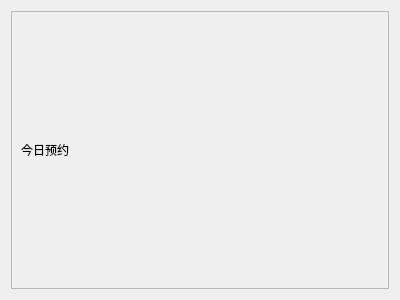
<?xml version="1.0" encoding="UTF-8"?>
<ui version="4.0">
 <class>DoctorPatientProfileWidget</class>
 <widget class="QWidget" name="DoctorPatientProfileWidget">
  <property name="geometry">
   <rect>
    <x>0</x>
    <y>0</y>
    <width>400</width>
    <height>300</height>
   </rect>
  </property>
  <property name="windowTitle">
   <string>Form</string>
  </property>
  <layout class="QVBoxLayout" name="verticalLayout">
   <item>
    <widget class="QScrollArea" name="scrollArea">
     <property name="widgetResizable">
      <bool>true</bool>
     </property>
     <widget class="QWidget" name="scrollAreaWidgetContents">
      <property name="geometry">
       <rect>
        <x>0</x>
        <y>0</y>
        <width>376</width>
        <height>276</height>
       </rect>
      </property>
      <layout class="QVBoxLayout" name="verticalLayout_2">
       <item>
        <widget class="QLabel" name="label">
         <property name="text">
          <string>今日预约</string>
         </property>
        </widget>
       </item>
       <item>
        <layout class="QGridLayout" name="PatientCards">
         <property name="sizeConstraint">
          <enum>QLayout::SetMinAndMaxSize</enum>
         </property>
         <property name="spacing">
          <number>6</number>
         </property>
        </layout>
       </item>
      </layout>
     </widget>
    </widget>
   </item>
  </layout>
 </widget>
 <resources/>
 <connections/>
</ui>
